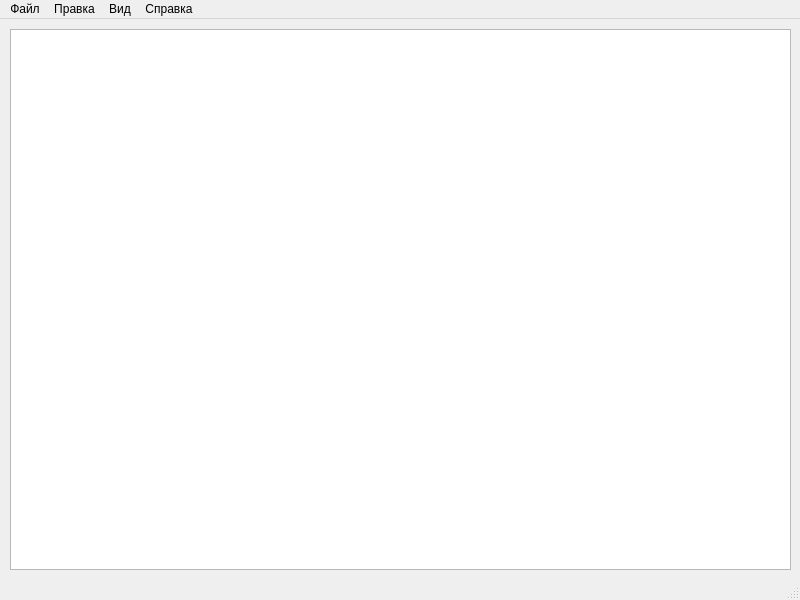
<?xml version="1.0" encoding="UTF-8"?>
<ui version="4.0">
 <class>MainWindow</class>
 <widget class="QMainWindow" name="MainWindow">
  <property name="geometry">
   <rect>
    <x>0</x>
    <y>0</y>
    <width>800</width>
    <height>600</height>
   </rect>
  </property>
  <property name="windowTitle">
   <string>MainWindow</string>
  </property>
  <widget class="QWidget" name="centralwidget">
   <widget class="QPlainTextEdit" name="plainTextEdit">
    <property name="geometry">
     <rect>
      <x>10</x>
      <y>10</y>
      <width>781</width>
      <height>541</height>
     </rect>
    </property>
   </widget>
  </widget>
  <widget class="QMenuBar" name="menubar">
   <property name="geometry">
    <rect>
     <x>0</x>
     <y>0</y>
     <width>800</width>
     <height>21</height>
    </rect>
   </property>
   <widget class="QMenu" name="File">
    <property name="title">
     <string>Файл</string>
    </property>
    <addaction name="CreateNewFile"/>
    <addaction name="OpenFile"/>
    <addaction name="OpenFileOnlyRead"/>
    <addaction name="Save"/>
    <addaction name="SaveHow"/>
   </widget>
   <widget class="QMenu" name="Correction">
    <property name="title">
     <string>Правка</string>
    </property>
    <addaction name="Copy"/>
    <addaction name="Paste"/>
    <addaction name="Undo"/>
    <addaction name="Clear"/>
   </widget>
   <widget class="QMenu" name="View">
    <property name="title">
     <string>Вид</string>
    </property>
    <widget class="QMenu" name="Langue">
     <property name="title">
      <string>Выбрать язык</string>
     </property>
     <addaction name="Rus"/>
     <addaction name="Eng"/>
    </widget>
    <addaction name="Langue"/>
   </widget>
   <widget class="QMenu" name="Info">
    <property name="title">
     <string>Справка</string>
    </property>
    <addaction name="ShowInfo"/>
    <addaction name="Binds"/>
   </widget>
   <addaction name="File"/>
   <addaction name="Correction"/>
   <addaction name="View"/>
   <addaction name="Info"/>
  </widget>
  <widget class="QStatusBar" name="statusbar"/>
  <action name="CreateNewFile">
   <property name="text">
    <string>Создать новый файл</string>
   </property>
   <property name="shortcut">
    <string>Ctrl+N</string>
   </property>
  </action>
  <action name="OpenFile">
   <property name="text">
    <string>Открыть файл</string>
   </property>
   <property name="shortcut">
    <string>Ctrl+O</string>
   </property>
  </action>
  <action name="OpenFileOnlyRead">
   <property name="text">
    <string>Открыть только для чтения</string>
   </property>
   <property name="shortcut">
    <string>Ctrl+Shift+O</string>
   </property>
  </action>
  <action name="Save">
   <property name="text">
    <string>Сохранить</string>
   </property>
   <property name="shortcut">
    <string>Ctrl+S</string>
   </property>
  </action>
  <action name="SaveHow">
   <property name="text">
    <string>Сохранить как</string>
   </property>
   <property name="shortcut">
    <string>Ctrl+Shift+S</string>
   </property>
  </action>
  <action name="Copy">
   <property name="text">
    <string>Копировать</string>
   </property>
   <property name="shortcut">
    <string>Ctrl+C</string>
   </property>
  </action>
  <action name="Paste">
   <property name="text">
    <string>Вставить</string>
   </property>
   <property name="shortcut">
    <string>Ctrl+V</string>
   </property>
  </action>
  <action name="Undo">
   <property name="text">
    <string>Отменить</string>
   </property>
   <property name="shortcut">
    <string>Ctrl+U</string>
   </property>
  </action>
  <action name="Clear">
   <property name="text">
    <string>Очистить</string>
   </property>
   <property name="shortcut">
    <string>Ctrl+L</string>
   </property>
  </action>
  <action name="ShowInfo">
   <property name="text">
    <string>Показать справочную информацию</string>
   </property>
   <property name="shortcut">
    <string>F1</string>
   </property>
  </action>
  <action name="Binds">
   <property name="text">
    <string>Сочетания клавиш</string>
   </property>
   <property name="shortcut">
    <string>F2</string>
   </property>
  </action>
  <action name="Rus">
   <property name="text">
    <string>Русский</string>
   </property>
  </action>
  <action name="Eng">
   <property name="text">
    <string>Английский</string>
   </property>
  </action>
 </widget>
 <resources/>
 <connections/>
</ui>
